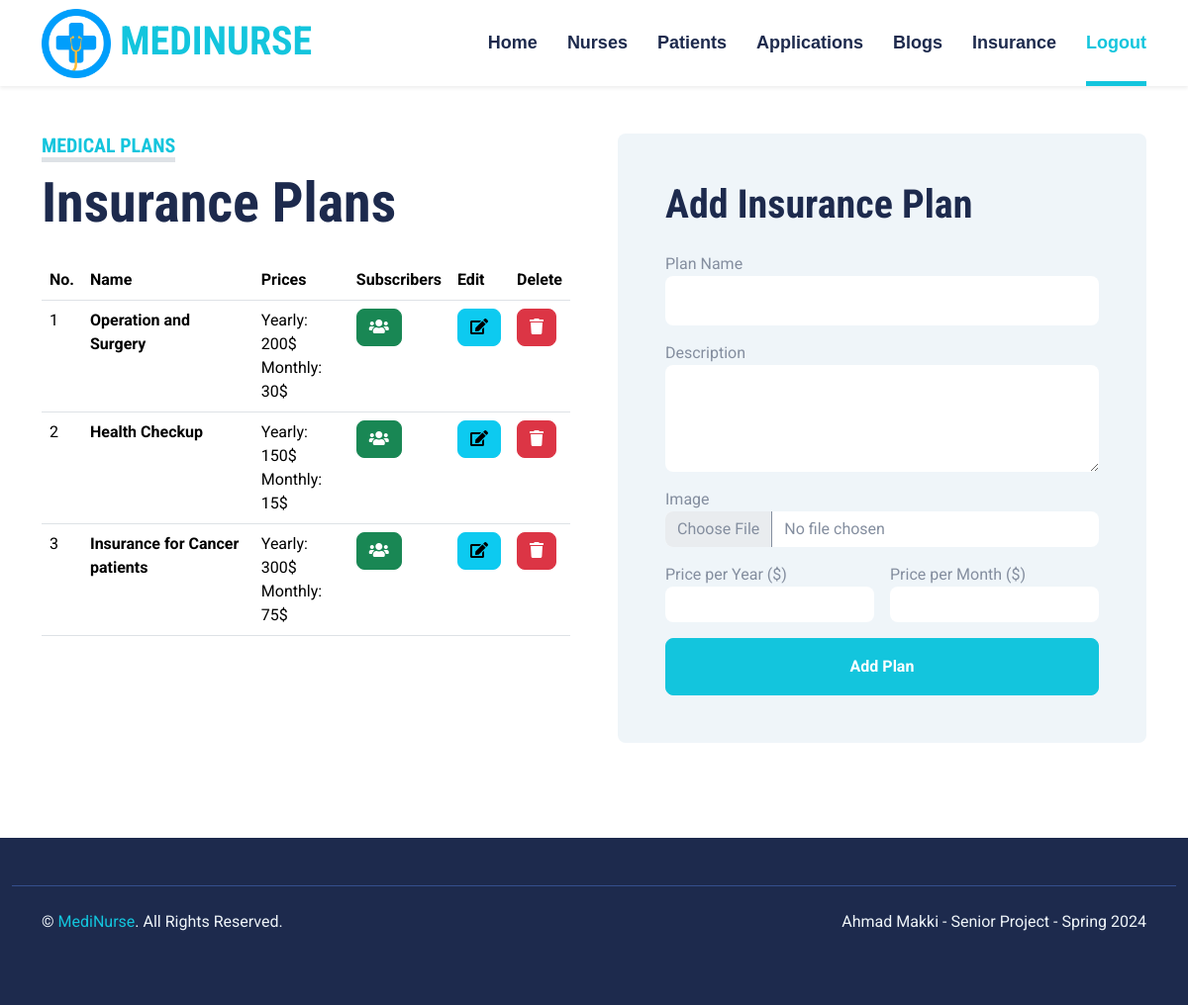
/admin/insurance-plans.php, run on the app's committed database.
### tables this page shows
CREATE TABLE IF NOT EXISTS `insurance_plans` (
  `planID` int(11) NOT NULL AUTO_INCREMENT,
  `name` varchar(100) NOT NULL,
  `description` text NOT NULL,
  `image` varchar(100) NOT NULL,
  `yearly_price` int(11) NOT NULL,
  `monthly_price` int(11) NOT NULL,
  PRIMARY KEY (`planID`)
);

### admin/insurance-plans.php (the view, shortened to what this page needs)
<?php include "head.php"; ?>
<body>
<?php include "navbar.php"; ?>
<div class="container-fluid py-5">
        <div class="container">
            <div class="row gx-5">
                <div class="col-lg-6 mb-5 mb-lg-0">
                    <div class="mb-4">
                        <h5 class="d-inline-block text-primary text-uppercase border-bottom border-5">Medical Plans</h5>
                        <h1 class="display-4">Insurance Plans</h1>
                    </div>
                    <table class="table table-hover" style="color:black">
			<tr>
				<th>No.</th>
				<th>Name</th>
				<th>Prices</th>
                <th>Subscribers</th>
                <th>Edit</th>
                <th>Delete</th>
			</tr>
<?php
$result = mysqli_query($con,"SELECT * FROM insurance_plans ORDER BY planID ASC");
if(mysqli_num_rows($result)>0){  $n=1;
while($row = mysqli_fetch_array($result)){
?>
				<td><?php echo $n ?></td>
                <th><?php echo $row['name'] ?></th>
                <td>Yearly: <?php echo $row['yearly_price'] ?>$ <br> Monthly: <?php echo $row['monthly_price'] ?>$</td>
                <td><a href='view-subscribers.php?id=<?php echo $row['planID'] ?>' class='btn btn-success btn-xs'><i class="fa fa-users"></i></a></td>
                <td><a href='edit-plan.php?id=<?php echo $row['planID'] ?>' class='btn btn-info btn-xs'><i class="fa fa-edit"></i></a></td>
                <td><a href='delete-plan.php?id=<?php echo $row['planID'] ?>' class='btn btn-danger btn-xs'><i class="fa fa-trash"></i></a></td>
                <?php $n++; }} else {echo "No plans Found";}?>
		    </table>
            </div>
                <div class="col-lg-6">
                    <div class="bg-light  rounded p-5">
                        <h1 class="mb-4">Add Insurance Plan</h1>
                        <form action="save-plan.php" method="POST" enctype="multipart/form-data">
                            <div class="row g-3">
                                <div class="col-12 col-sm-12">
                                    <label>Plan Name</label>
                                    <input name="name" type="text" class="form-control bg-white border-0" style="height:50px;">
                                </div>
                                <div class="col-12 col-sm-12">
                                    <label>Description</label>
                                    <textarea name="description" class="form-control bg-white border-0" rows="4"></textarea>
                                </div>
                                <div class="col-12 col-sm-12">
                                    <label>Image</label>
                                    <input name="img" type="file" class="form-control bg-white border-0">
                                </div>
                                <div class="col-12 col-sm-6">
                                    <label>Price per Year ($)</label>
                                    <input name="yearly_price" type="number" class="form-control bg-white border-0">
                                </div>
                                <div class="col-12 col-sm-6">
                                    <label>Price per Month ($)</label>
                                    <input name="monthly_price" type="number" class="form-control bg-white border-0">
                                </div>
                                <div class="col-12">
                                    <button class="btn btn-primary w-100 py-3" type="submit">Add Plan</button>
                                </div>
                            </div>
                        </form>
                    </div>
                </div>
            </div>
        </div>
    </div>
<?php include "footer.php"; ?>

### css/style.css (style rules this page uses)
:root { --primary: #13C5DD; --secondary: #354F8E; --light: #EFF5F9; --dark: #1D2A4D; }
.btn { font-weight: 700; transition: .5s; }
.btn-primary { color: #FFFFFF; }

### data on the page
insurance_plans: name "Operation and Surgery", yearly_price "200", monthly_price "30"
insurance_plans: name "Health Checkup", yearly_price "150", monthly_price "15"
insurance_plans: name "Insurance for Cancer patients", yearly_price "300", monthly_price "75"
